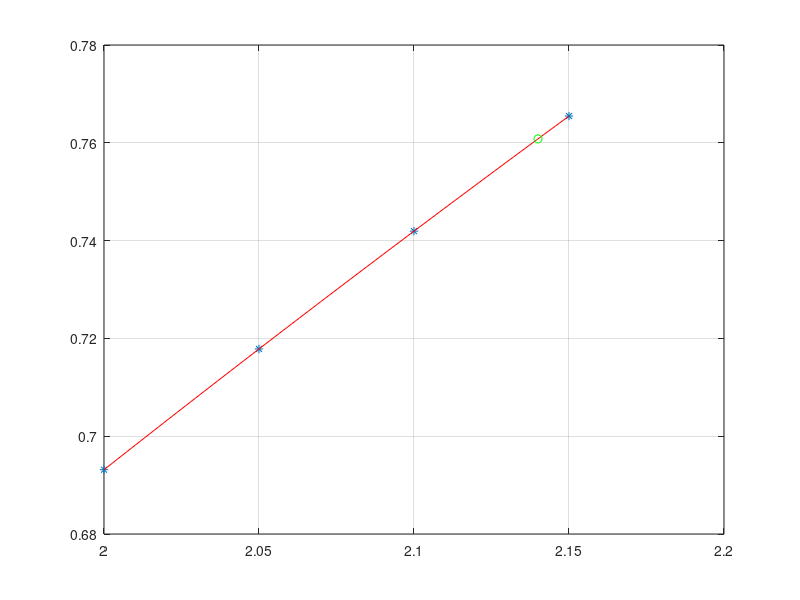

Recreate this plot in MATLAB.
function Lagrange_log
  clear
  clc
  x = [2: 0.05: 2.15];
  y = log(x);
  n = length(x);
  xx = 2.14;
  px = Lag(x,y,n,xx)
  exato = log(xx)
  % --------- grafico ---------
  x1 = [x(1):0.01:x(n)];
  n1 = length(x1);  % 11
  for k=1:n1
    p1(k)=Lag(x, y, n, x1(k));
  end
  p1;
  % ----------------------------
  plot(x, y, '*')
  grid
  hold on
  pause
  plot(x1, p1, 'r')
  hold on
  pause
  plot(xx, px, 'go')
end

function p = Lag(x,y,n,xx)
  p = 0;
  for i = 1:n
    num = 1;
    den = 1;
    for j = 1:n
      if (j != i)
        num = num * (xx-x(j));
        den = den * (x(i)-x(j));
      end
    end
    L = num/den;
    p = p + y(i) * L;
  end
end
